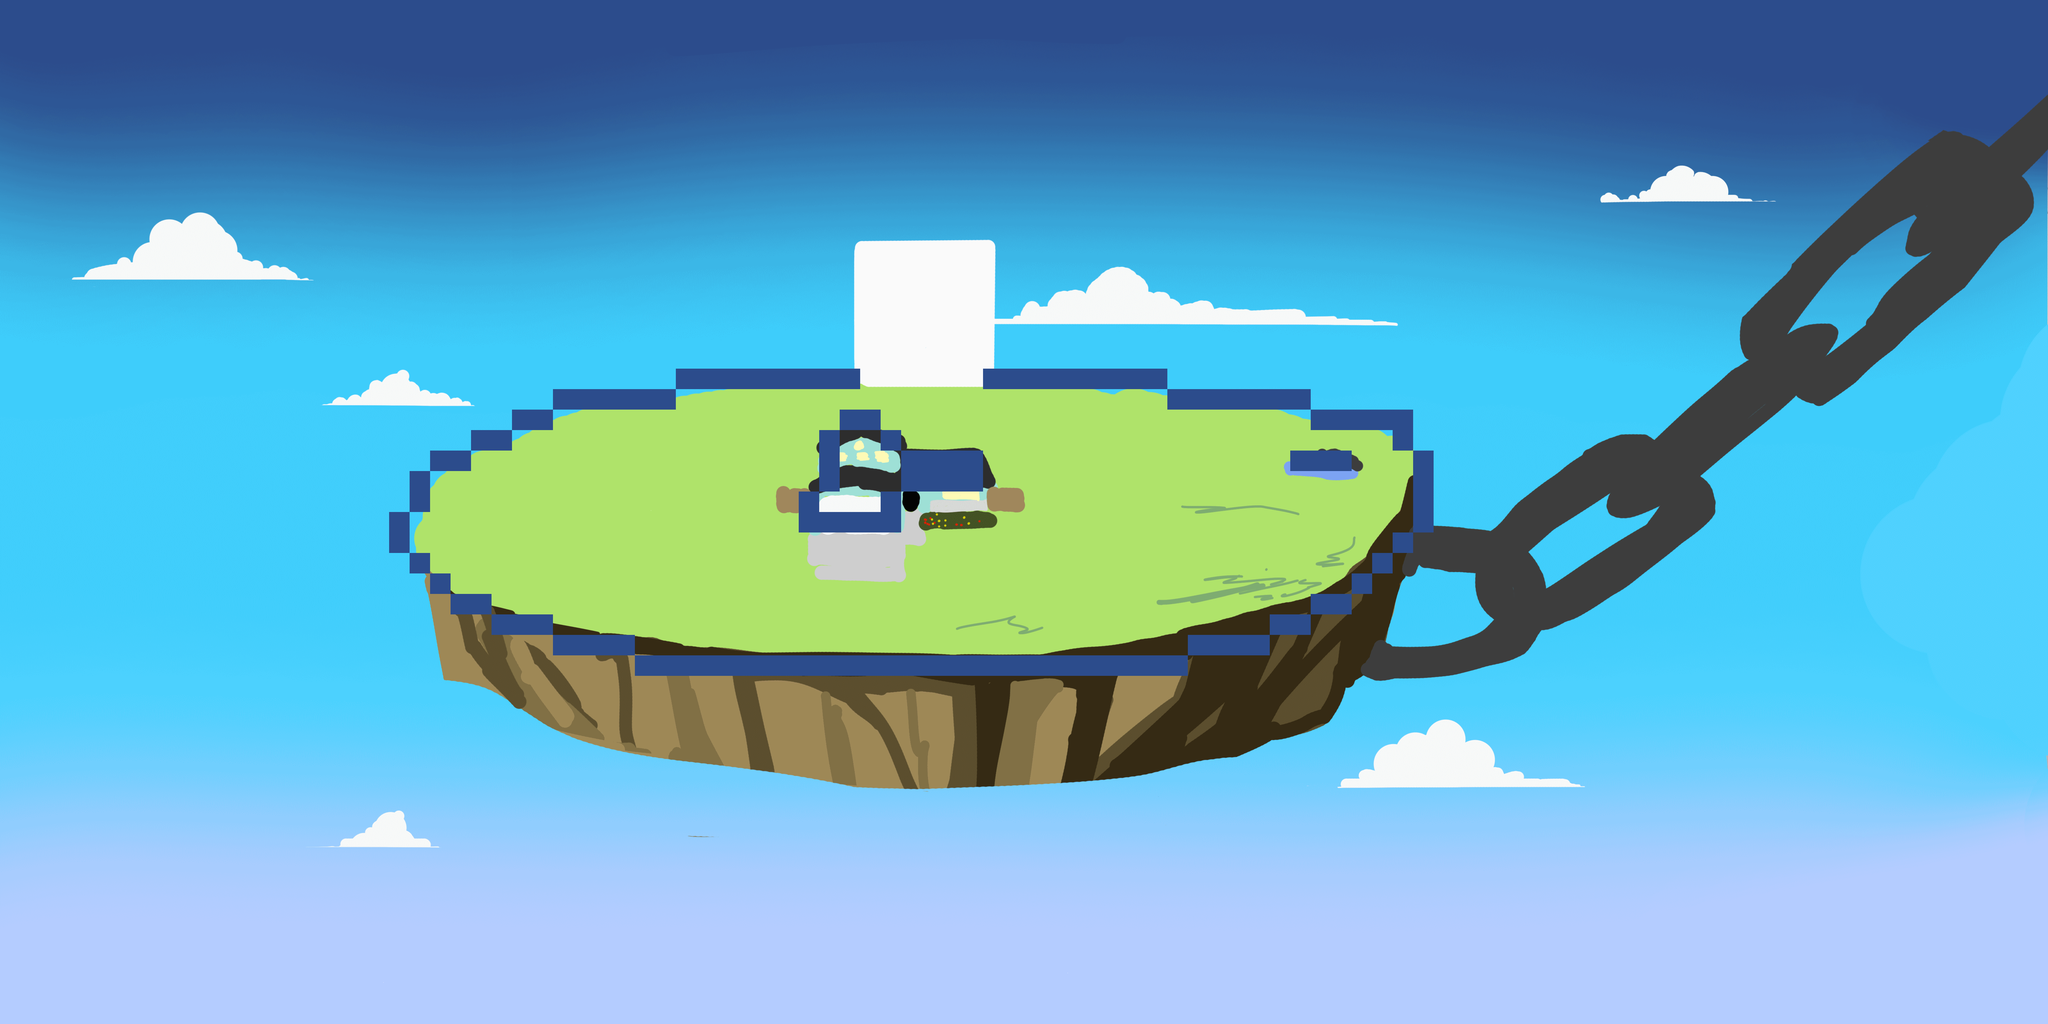

A 2D game scene composited from a Tiled map and its tileset images. What follows is a short description and the map's XML, with each tile layer's data collapsed to a summary:
An orthogonal 100x50 tile map with 64x64 px tiles, 3 tile layers (Terrain Layer, Collision Layer, Top Layer), 8 tilesets.

<map version="1.0" orientation="orthogonal" renderorder="right-up" width="100" height="50" tilewidth="64" tileheight="64" nextobjectid="1">
 <tileset firstgid="1" name="PMPART1" tilewidth="64" tileheight="64" tilecount="625">
  <image source="PMPART1.png" width="1600" height="1600" />
 </tileset>
 <tileset firstgid="626" name="PMPART2" tilewidth="64" tileheight="64" tilecount="625">
  <image source="PMPART2.png" width="1600" height="1600" />
 </tileset>
 <tileset firstgid="1251" name="PMPART3" tilewidth="64" tileheight="64" tilecount="625">
  <image source="PMPART3.png" width="1600" height="1600" />
 </tileset>
 <tileset firstgid="1876" name="PMPART4" tilewidth="64" tileheight="64" tilecount="625">
  <image source="PMPART4.png" width="1600" height="1600" />
 </tileset>
 <tileset firstgid="2501" name="PMPART5" tilewidth="64" tileheight="64" tilecount="625">
  <image source="PMPART5.png" width="1600" height="1600" />
 </tileset>
 <tileset firstgid="3126" name="PMPART6" tilewidth="64" tileheight="64" tilecount="625">
  <image source="PMPART6.png" width="1600" height="1600" />
 </tileset>
 <tileset firstgid="3751" name="PMPART7" tilewidth="64" tileheight="64" tilecount="625">
  <image source="PMPART7.png" width="1600" height="1600" />
 </tileset>
 <tileset firstgid="4376" name="PMPART8" tilewidth="64" tileheight="64" tilecount="625">
  <image source="PMPART8.png" width="1600" height="1600" />
 </tileset>
 <layer name="Terrain Layer" width="100" height="50">
  <data>[5000 cells, 5000 non-empty, 5000 distinct tile ids]</data>
 </layer>
 <layer name="Collision Layer" width="100" height="50">
  <data>[5000 cells, 124 non-empty, 1 distinct tile ids]</data>
 </layer>
 <layer name="Top Layer" width="100" height="50">
  <data>[5000 cells, 0 non-empty, 0 distinct tile ids]</data>
 </layer>
</map>